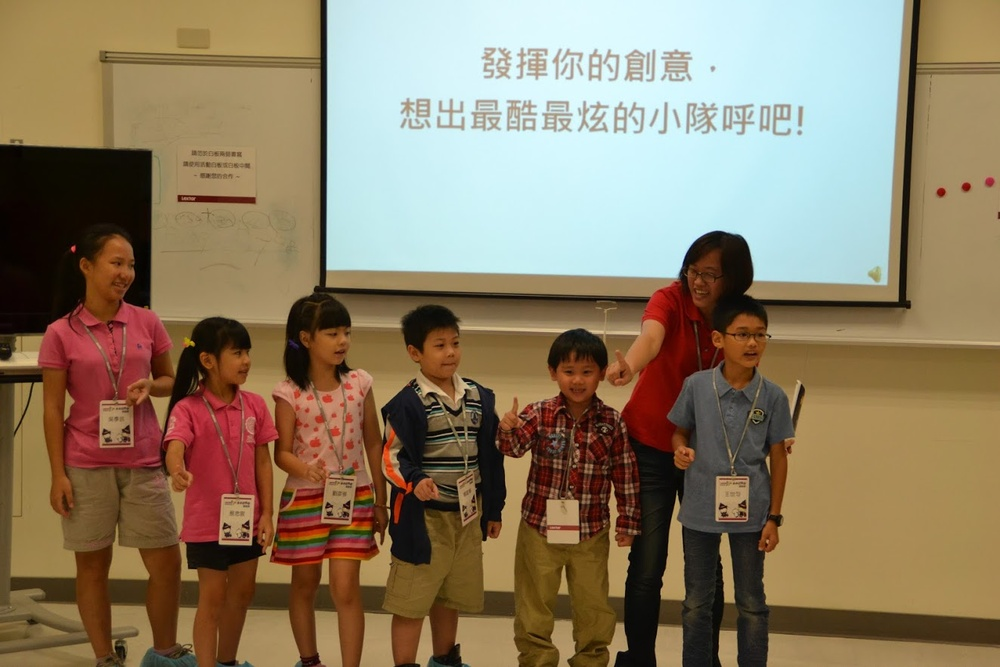
#> input picture img/FaceSamle.JPG, 1000 x 667 px, shrunk from 1323 x 882 before the run, found by its file name
$ jupyter execute OpenCVSample.ipynb
#> lines starting #> are read from the running program, lines starting #| are printed output that depends on the picture; after the words box and inside, x2 and y2 are one past the last pixel; in counts of white or black regions, pixels touching at a corner belong together
[cell 1]
import numpy as np
import cv2
from matplotlib import pyplot as plt

[cell 2]
# 讀取圖檔
img = cv2.imread("C:\Data\GitHub\Python\img\FaceSamle.JPG")
#> img is the input picture: shape (667, 1000, 3); mean B, G, R 99.3, 123.8, 139.7
face_cascade = cv2.CascadeClassifier("C:\Data\GitHub\Python\SampleFile\haarcascade_frontalface_default.xml")

[cell 3]
print(type(img))
#| <class 'numpy.ndarray'>
print(type(face_cascade))
print(img.shape)
#| (667, 1000, 3)

[cell 4]
# 顯示圖片
cv2.imshow('My Image', img)

# 按下任意鍵則關閉所有視窗
cv2.waitKey(0)
cv2.destroyAllWindows()

[cell 5]
gray = cv2.cvtColor(img, cv2.COLOR_BGR2GRAY)
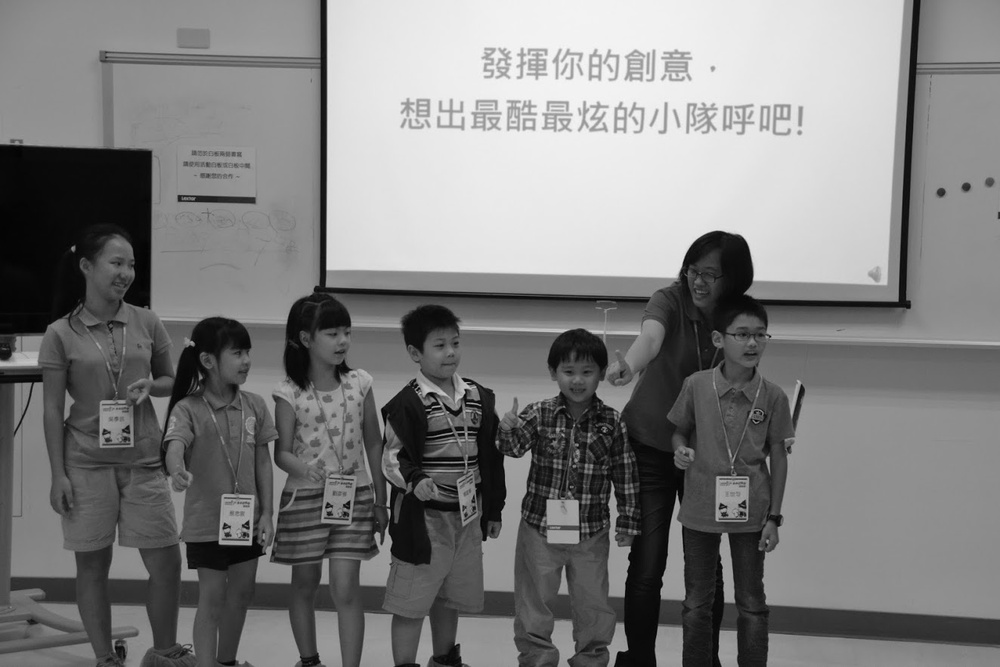
#> gray: shape (667, 1000); min 0, max 247, mean 125.7
print(gray.shape)
#| (667, 1000)

[cell 6]
faces = face_cascade.detectMultiScale(gray, 1.3, 5)
#> faces = [[681, 256, 51, 51], [552, 353, 51, 51], [88, 240, 59, 59], [723, 314, 53, 53], [421, 325, 53, 53]]

[cell 7]
for (x, y, w, h) in faces:
    cv2.rectangle(img, (x, y), (x+w, y+h), (255, 0, 0), 2)
    roi_gray = gray[y:y+h, x:x+w]
    roi_color = img[y:y+h, x:x+w]
#> this loop made 5 passes
#> pass 1, `roi_gray = gray[y:y+h, x:x+w]`:
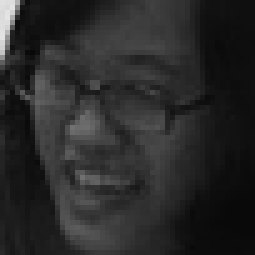
#> roi_gray: shape (51, 51) (shown 5 times larger); min 9, max 228, mean 41.1
#> pass 1, `roi_color = img[y:y+h, x:x+w]`:
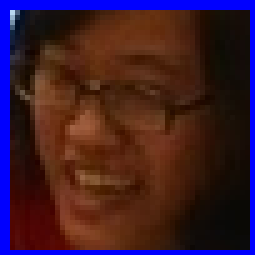
#> roi_color: shape (51, 51, 3) (shown 5 times larger); mean B, G, R 42.5, 28.3, 60.3
#> pass 2, `roi_gray = gray[y:y+h, x:x+w]`:
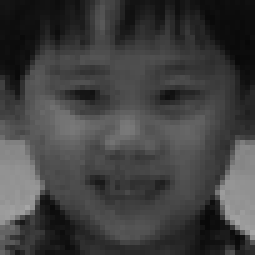
#> roi_gray: shape (51, 51) (shown 5 times larger); min 8, max 165, mean 63.9
#> pass 2, `roi_color = img[y:y+h, x:x+w]`:
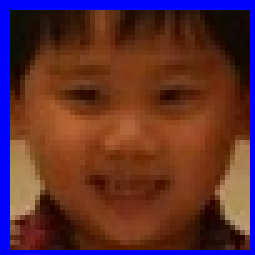
#> roi_color: shape (51, 51, 3) (shown 5 times larger); mean B, G, R 50.8, 46.7, 93
#> after the loop:
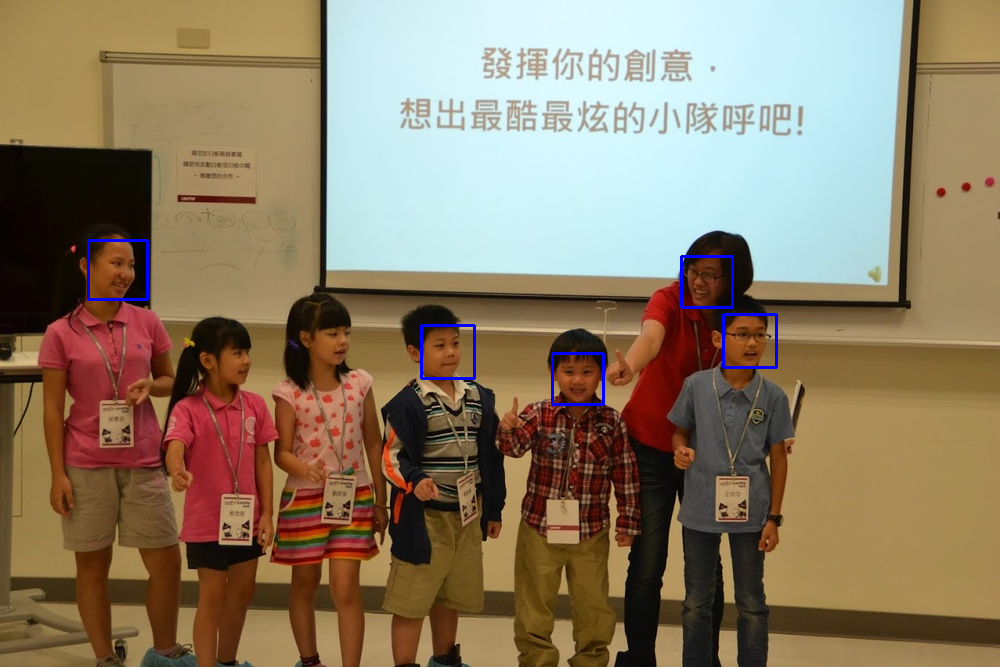
#> img: shape (667, 1000, 3); 0.48% of pixels changed, all inside (x1, y1, x2, y2) = (87, 239, 778, 406)

[cell 8]
cv2.imshow('rt', img)
cv2.waitKey(0)
#> Out = 27
